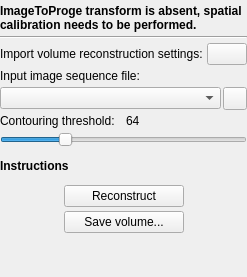
<?xml version="1.0" encoding="UTF-8"?>
<ui version="4.0">
 <class>VolumeReconstructionToolbox</class>
 <widget class="QWidget" name="VolumeReconstructionToolbox">
  <property name="windowTitle">
   <string>Volume reconstruction</string>
  </property>
  <layout class="QGridLayout" name="gridLayout">
   <property name="leftMargin">
    <number>0</number>
   </property>
   <property name="topMargin">
    <number>4</number>
   </property>
   <property name="rightMargin">
    <number>0</number>
   </property>
   <property name="bottomMargin">
    <number>4</number>
   </property>
   <property name="spacing">
    <number>4</number>
   </property>
   <item row="2" column="0">
    <layout class="QHBoxLayout" name="horizontalLayout_Import">
     <item>
      <widget class="QLabel" name="label_VolumeReconstructionConfig">
       <property name="sizePolicy">
        <sizepolicy hsizetype="Preferred" vsizetype="Preferred">
         <horstretch>9</horstretch>
         <verstretch>0</verstretch>
        </sizepolicy>
       </property>
       <property name="toolTip">
        <string>Also overwrites probe calibration</string>
       </property>
       <property name="text">
        <string>Import volume reconstruction settings:</string>
       </property>
      </widget>
     </item>
     <item>
      <widget class="QPushButton" name="pushButton_OpenVolumeReconstructionConfig">
       <property name="sizePolicy">
        <sizepolicy hsizetype="Minimum" vsizetype="Fixed">
         <horstretch>1</horstretch>
         <verstretch>0</verstretch>
        </sizepolicy>
       </property>
       <property name="focusPolicy">
        <enum>Qt::NoFocus</enum>
       </property>
       <property name="text">
        <string/>
       </property>
       <property name="icon">
        <iconset resource="../fCal.qrc">
         <normaloff>:/icons/Resources/icon_Import.png</normaloff>:/icons/Resources/icon_Import.png</iconset>
       </property>
       <property name="iconSize">
        <size>
         <width>16</width>
         <height>16</height>
        </size>
       </property>
      </widget>
     </item>
    </layout>
   </item>
   <item row="3" column="0">
    <widget class="QLabel" name="label_InputImage">
     <property name="text">
      <string>Input image sequence file:</string>
     </property>
    </widget>
   </item>
   <item row="4" column="0">
    <layout class="QHBoxLayout" name="horizontalLayout">
     <property name="spacing">
      <number>2</number>
     </property>
     <item>
      <widget class="QComboBox" name="comboBox_InputImage">
       <property name="sizePolicy">
        <sizepolicy hsizetype="Preferred" vsizetype="Fixed">
         <horstretch>9</horstretch>
         <verstretch>0</verstretch>
        </sizepolicy>
       </property>
      </widget>
     </item>
     <item>
      <widget class="QPushButton" name="pushButton_OpenInputImage">
       <property name="sizePolicy">
        <sizepolicy hsizetype="Minimum" vsizetype="Fixed">
         <horstretch>1</horstretch>
         <verstretch>0</verstretch>
        </sizepolicy>
       </property>
       <property name="minimumSize">
        <size>
         <width>23</width>
         <height>23</height>
        </size>
       </property>
       <property name="text">
        <string/>
       </property>
       <property name="icon">
        <iconset resource="../fCal.qrc">
         <normaloff>:/icons/PlusCommonWidgets/Resources/icon_OpenFile.png</normaloff>:/icons/PlusCommonWidgets/Resources/icon_OpenFile.png</iconset>
       </property>
       <property name="iconSize">
        <size>
         <width>16</width>
         <height>16</height>
        </size>
       </property>
      </widget>
     </item>
    </layout>
   </item>
   <item row="11" column="0">
    <layout class="QHBoxLayout" name="horizontalLayout_2">
     <item>
      <spacer name="horizontalSpacer">
       <property name="orientation">
        <enum>Qt::Horizontal</enum>
       </property>
       <property name="sizeHint" stdset="0">
        <size>
         <width>40</width>
         <height>20</height>
        </size>
       </property>
      </spacer>
     </item>
     <item>
      <widget class="QPushButton" name="pushButton_Reconstruct">
       <property name="minimumSize">
        <size>
         <width>120</width>
         <height>0</height>
        </size>
       </property>
       <property name="text">
        <string>Reconstruct</string>
       </property>
      </widget>
     </item>
     <item>
      <spacer name="horizontalSpacer_2">
       <property name="orientation">
        <enum>Qt::Horizontal</enum>
       </property>
       <property name="sizeHint" stdset="0">
        <size>
         <width>40</width>
         <height>20</height>
        </size>
       </property>
      </spacer>
     </item>
    </layout>
   </item>
   <item row="13" column="0">
    <spacer name="verticalSpacer_2">
     <property name="orientation">
      <enum>Qt::Vertical</enum>
     </property>
     <property name="sizeHint" stdset="0">
      <size>
       <width>177</width>
       <height>40</height>
      </size>
     </property>
    </spacer>
   </item>
   <item row="8" column="0">
    <spacer name="verticalSpacer">
     <property name="orientation">
      <enum>Qt::Vertical</enum>
     </property>
     <property name="sizeType">
      <enum>QSizePolicy::Fixed</enum>
     </property>
     <property name="sizeHint" stdset="0">
      <size>
       <width>20</width>
       <height>8</height>
      </size>
     </property>
    </spacer>
   </item>
   <item row="9" column="0">
    <widget class="QLabel" name="label_Instructions">
     <property name="font">
      <font>
       <weight>75</weight>
       <bold>true</bold>
      </font>
     </property>
     <property name="text">
      <string>Instructions</string>
     </property>
     <property name="wordWrap">
      <bool>true</bool>
     </property>
    </widget>
   </item>
   <item row="10" column="0">
    <spacer name="verticalSpacer_3">
     <property name="orientation">
      <enum>Qt::Vertical</enum>
     </property>
     <property name="sizeType">
      <enum>QSizePolicy::Fixed</enum>
     </property>
     <property name="sizeHint" stdset="0">
      <size>
       <width>20</width>
       <height>8</height>
      </size>
     </property>
    </spacer>
   </item>
   <item row="12" column="0">
    <layout class="QHBoxLayout" name="horizontalLayout_4">
     <item>
      <spacer name="horizontalSpacer_3">
       <property name="orientation">
        <enum>Qt::Horizontal</enum>
       </property>
       <property name="sizeHint" stdset="0">
        <size>
         <width>40</width>
         <height>20</height>
        </size>
       </property>
      </spacer>
     </item>
     <item>
      <widget class="QPushButton" name="pushButton_Save">
       <property name="minimumSize">
        <size>
         <width>120</width>
         <height>0</height>
        </size>
       </property>
       <property name="text">
        <string>Save volume...</string>
       </property>
       <property name="icon">
        <iconset>
         <normaloff>:/icons/Resources/icon_Save.png</normaloff>:/icons/Resources/icon_Save.png</iconset>
       </property>
      </widget>
     </item>
     <item>
      <spacer name="horizontalSpacer_4">
       <property name="orientation">
        <enum>Qt::Horizontal</enum>
       </property>
       <property name="sizeHint" stdset="0">
        <size>
         <width>40</width>
         <height>20</height>
        </size>
       </property>
      </spacer>
     </item>
    </layout>
   </item>
   <item row="7" column="0">
    <widget class="QSlider" name="horizontalSlider_ContouringThreshold">
     <property name="toolTip">
      <string>Voxel value based on which the displayed surface is created</string>
     </property>
     <property name="maximum">
      <number>255</number>
     </property>
     <property name="value">
      <number>64</number>
     </property>
     <property name="orientation">
      <enum>Qt::Horizontal</enum>
     </property>
     <property name="tickPosition">
      <enum>QSlider::NoTicks</enum>
     </property>
    </widget>
   </item>
   <item row="6" column="0">
    <layout class="QHBoxLayout" name="horizontalLayout_5">
     <item>
      <widget class="QLabel" name="label_ContouringThresholdText">
       <property name="toolTip">
        <string>Voxel value based on which the displayed surface is created</string>
       </property>
       <property name="text">
        <string>Contouring threshold:</string>
       </property>
      </widget>
     </item>
     <item>
      <widget class="QLabel" name="label_ContouringThreshold">
       <property name="text">
        <string>64</string>
       </property>
      </widget>
     </item>
    </layout>
   </item>
   <item row="0" column="0">
    <widget class="QLabel" name="label_State">
     <property name="font">
      <font>
       <weight>75</weight>
       <bold>true</bold>
      </font>
     </property>
     <property name="text">
      <string>ImageToProge transform is absent, spatial calibration needs to be performed.</string>
     </property>
     <property name="wordWrap">
      <bool>true</bool>
     </property>
    </widget>
   </item>
   <item row="1" column="0">
    <widget class="Line" name="line">
     <property name="orientation">
      <enum>Qt::Horizontal</enum>
     </property>
    </widget>
   </item>
  </layout>
 </widget>
 <resources>
  <include location="../fCal.qrc"/>
 </resources>
 <connections/>
</ui>
